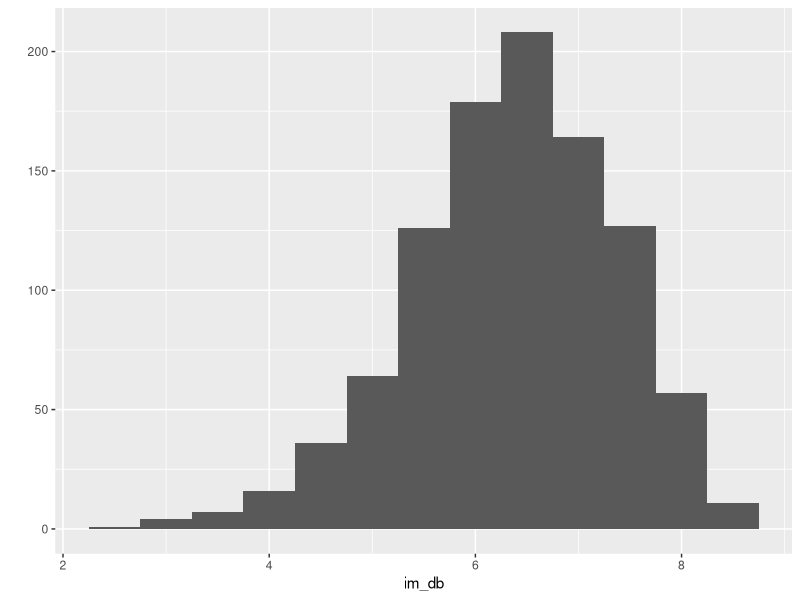
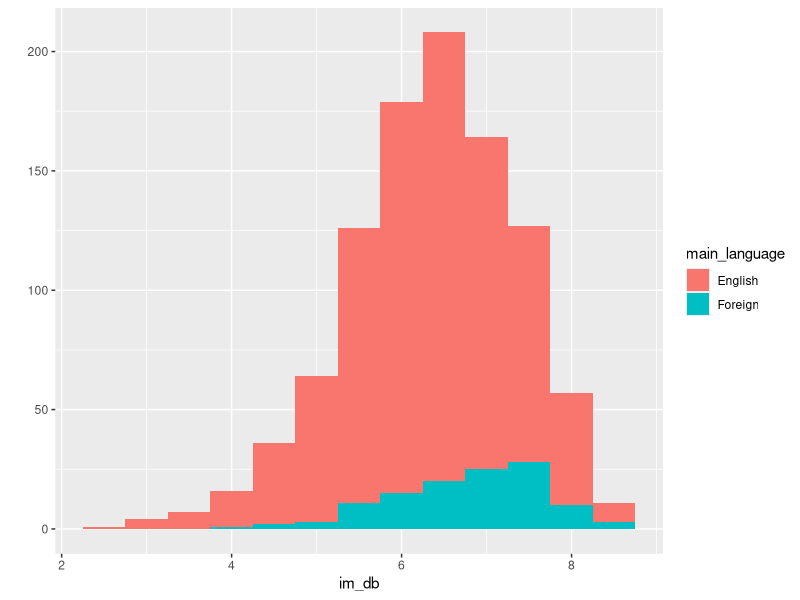
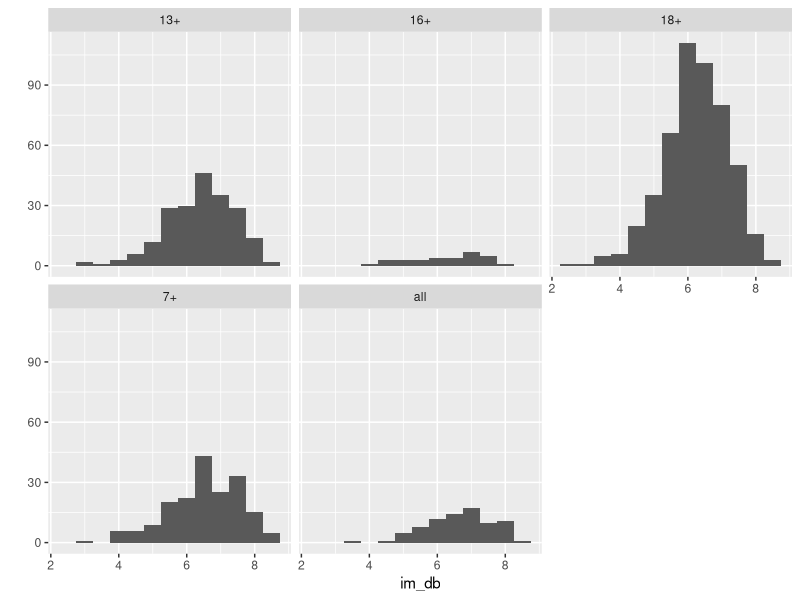
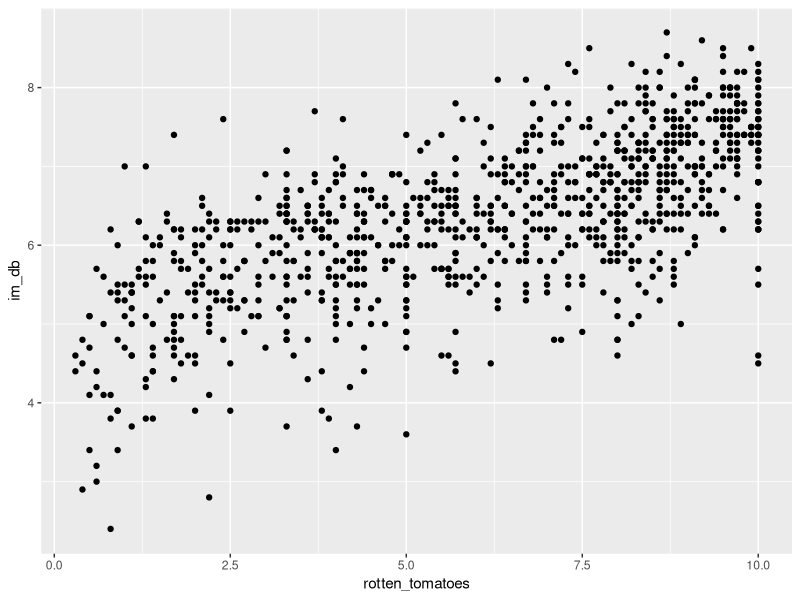
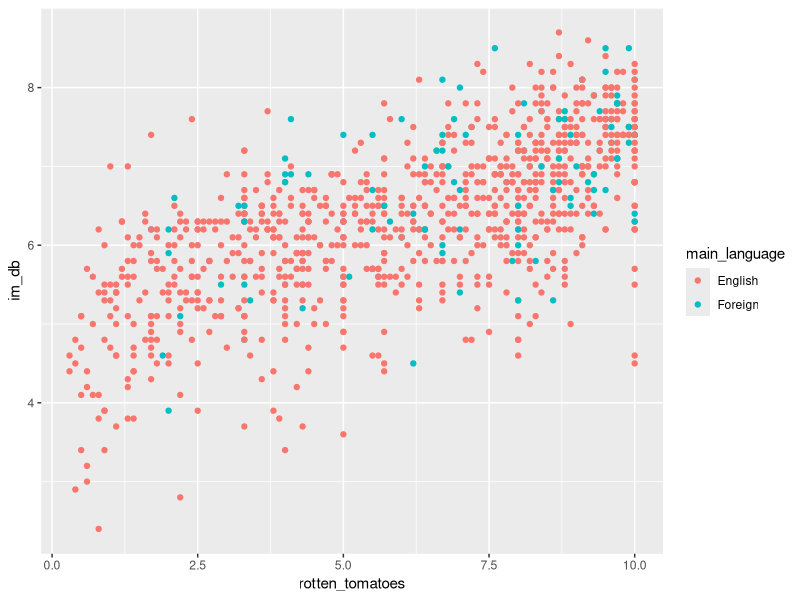

Write the R code that produced these figures, in order.
## ---- chunk 1
# DO NOT ALTER CODE IN THIS CHUNK
# Set knitr options
knitr::opts_chunk$set(
  echo = TRUE, eval = TRUE, fig.width = 5,
  fig.asp = 0.618, out.width = "80%", dpi = 120,
  fig.align = "center", cache = FALSE
)

# Load packages
suppressPackageStartupMessages(library(tidyverse))

# Load dataset
streaming <- read_csv("streaming.csv")
## ---- chunk 2
library(ggplot2)
qplot(x = im_db, binwidth = 0.5, data = streaming)
## ---- chunk 3
library(ggplot2)

qplot(
  x = im_db,
  binwidth = 0.5,
  fill = main_language,
  data = streaming
)
## ---- chunk 4
library(ggplot2)

qplot(
  x = im_db,
  binwidth = 0.5,
  facets = ~ age,
  data = streaming
)
## ---- chunk 5
library(ggplot2)

qplot(
  x = rotten_tomatoes,
  y = im_db,
  data = streaming
)
## ---- chunk 6
library(ggplot2)

qplot(
  x = rotten_tomatoes,
  y = im_db,
  color = main_language,
  data = streaming
)
